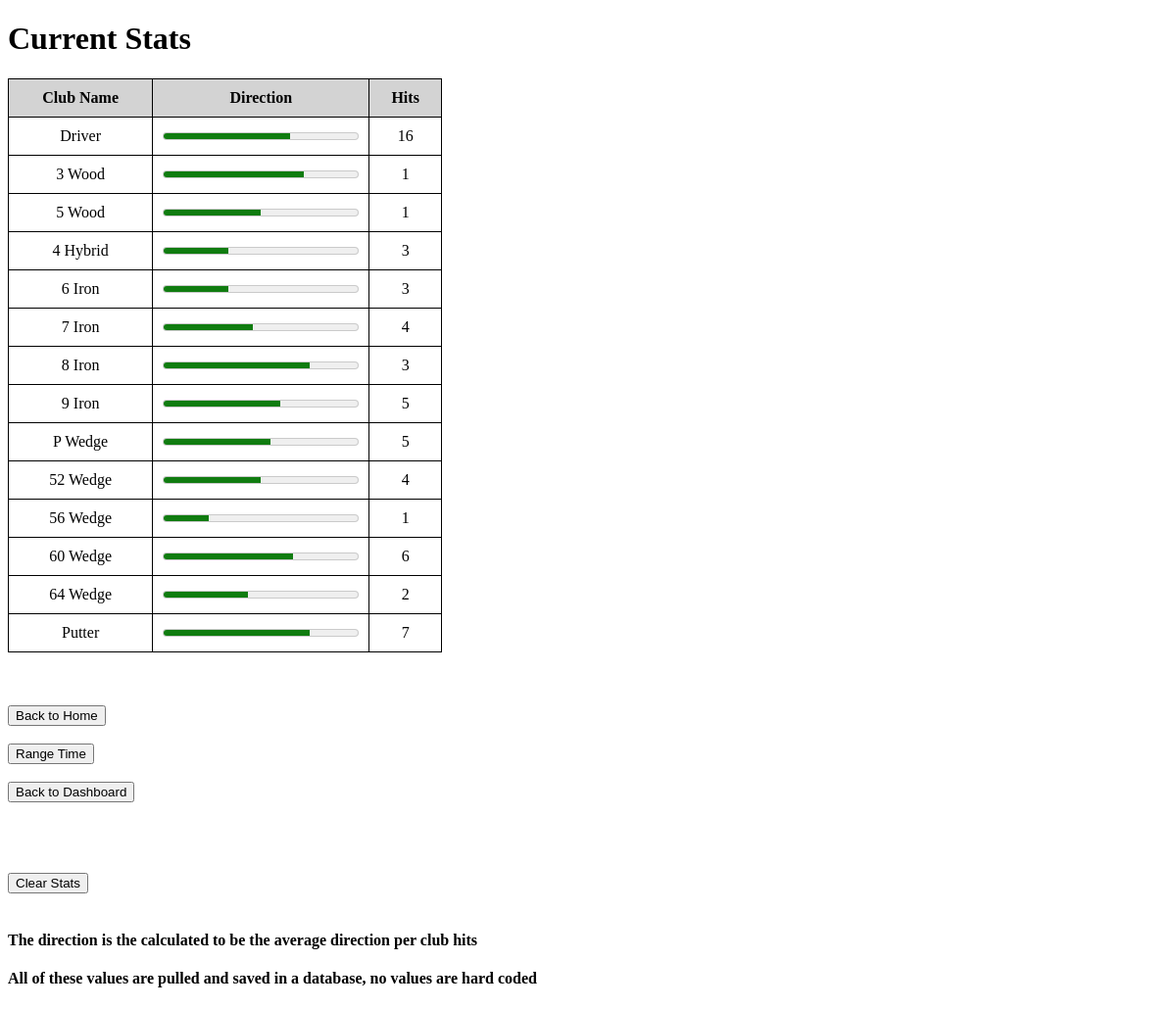
The page /current_stats on the database as committed earlier.
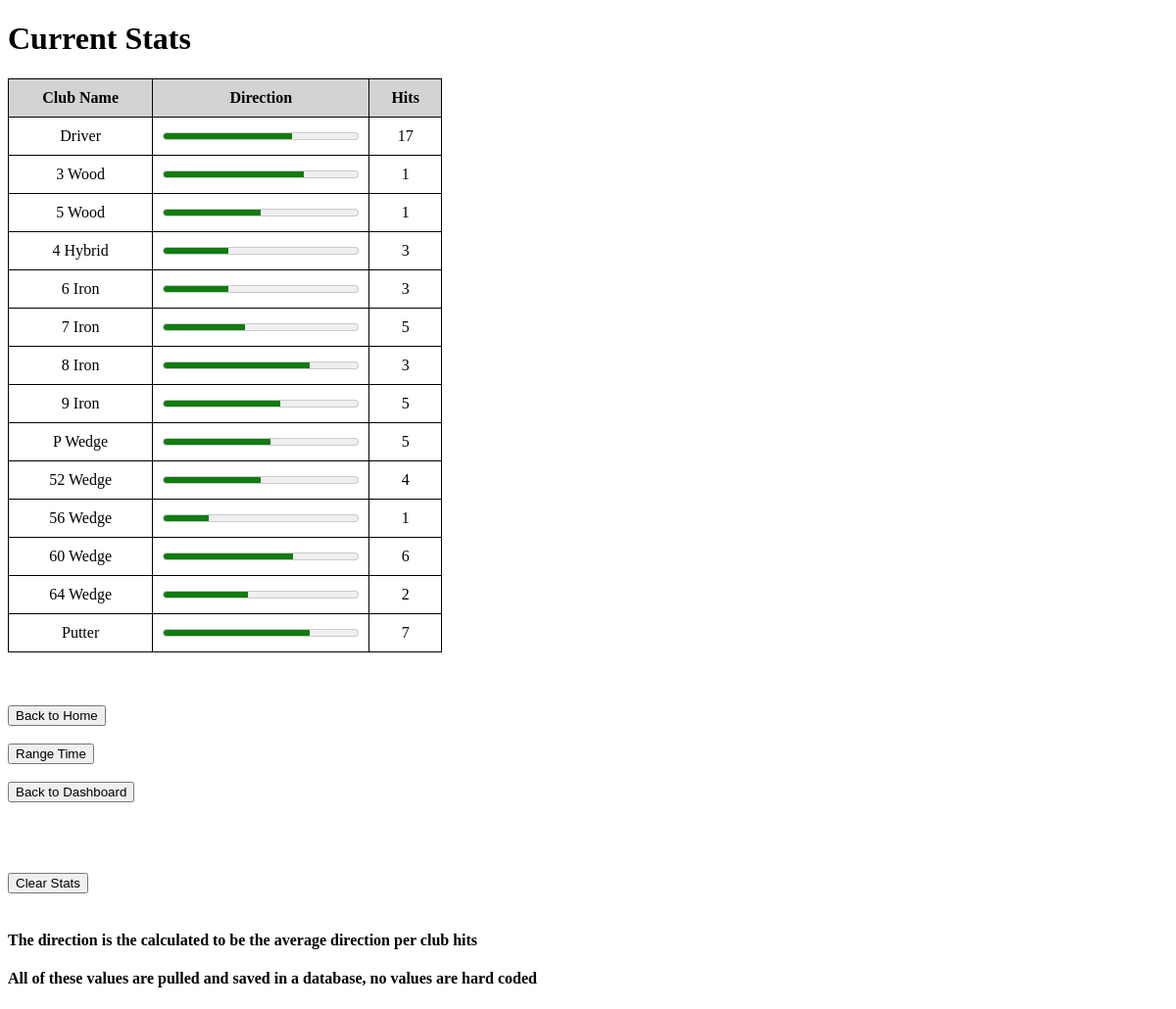
The same page on the database as committed later.
### tables this page shows
CREATE TABLE golf_clubs
             (id INTEGER PRIMARY KEY AUTOINCREMENT,
              name TEXT NOT NULL,
              direction INTEGER NOT NULL,
              hits INTEGER NOT NULL,
              distance INTEGER NOT NULL);

### mydatabase_package/app.py (the view)
@app.route('/current_stats')
def current_stats():
    conn = sqlite3.connect('/Users/Dave/PycharmProjects/mydatabase/clubs.db')
    c = conn.cursor()
    c.execute("SELECT name, direction, distance, hits FROM golf_clubs")
    rows = c.fetchall()
    conn.close()
    return render_template('current_stats.html', clubs=rows)

### mydatabase_package/app.py (called while the page is built)
@app.teardown_appcontext
def teardown_db(exception):
    close_db()

def close_cursor(e=None):
    cursor = g.pop('cursor', None)
    if cursor is not None:
        cursor.close()

@app.teardown_request
def teardown_cursor(exception):
    close_cursor()

### mydatabase_package/auth.py (called while the page is built)
@bp.before_app_request
def load_logged_in_user():
    user_id = session.get('user_id')
    if user_id is None:
        g.user = None
    else:
        g.user = get_db().execute(
            'SELECT * FROM user WHERE id = ?', (user_id,)
        ).fetchone()

### templates/current_stats.html (shortened to what this page needs)
<!DOCTYPE html>
<html lang="en">
<head>
</head>
<body>
    <h1>Current Stats</h1>
    <table>
        <thead>
            <tr>
                <th>Club Name</th>
                <th style ="width: 50%">Direction</th>
                <th>Hits</th>
            </tr>
        </thead>
        <tbody>
          {% for club in clubs %}
            <tr>
                <td>{{ club[0] }}</td>
                <td><meter min="0" max="100" value="{{ club[1] }}" style="width: 200px;"></meter></td>
                <td>{{ club[3] }}</td>
            </tr>
            {% endfor %}
        </tbody>
    </table>
    <br><br><br>
    <form action="/" method="GET">
        <button type="submit">Back to Home</button>
    </form>
    <br>
    <button class="my-button" onclick="location.href='{{ url_for('range_time') }}'">Range Time</button>
    <br><br>
        <form method="GET" action="/index">
      <input type="submit" value="Back to Dashboard">
    </form><br><br><br><br>
    <form action="{{ url_for('clear_stats') }}" method="get">
        <button type="submit">Clear Stats</button>
    </form>
<br>
<h4>The direction is the calculated to be the average direction per club hits</h4>
<h4>All of these values are pulled and saved in a database, no values are hard coded</h4>
</body>
</html>

### templates/current_stats.html (style rules this page uses)
table, th, td { border: 1px solid black; border-collapse: collapse; padding: 10px; text-align: center; }
th { background-color: lightgray; }

Rows that differ between the two databases and show on the page:
changed golf_clubs "Driver": direction 65.1875 → 65.9412 (drawn); hits "16" → "17"
changed golf_clubs "7 Iron": direction 46 → 41.8 (drawn); hits "4" → "5"
